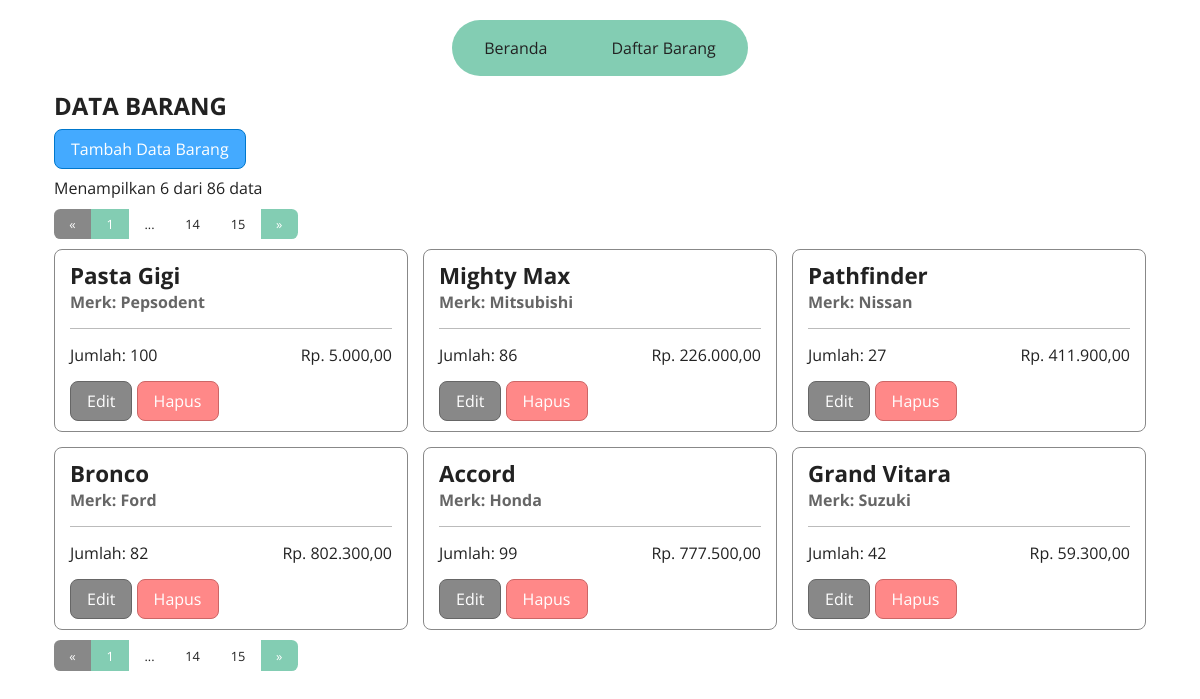
Page /list.php on the committed database.
### tables this page shows
CREATE TABLE `barang` (
  `id` int NOT NULL AUTO_INCREMENT,
  `nama` varchar(50) NOT NULL,
  `merk` varchar(50) NOT NULL,
  `jumlah` mediumint NOT NULL,
  `harga` decimal(10,2) NOT NULL,
  PRIMARY KEY (`id`)
);

### utils.php (called while the page is built, shortened)
<?php
$conn = mysqli_connect(
  env("db_host", "localhost"),
  env("db_user", "root"),
  env("db_pass", "root"),
  env("db_name", "uas_pweb")
);
function env($key, $default = "")
{
  return ENV[$key];
}
function read($tableName, $descending = false, $limit = 0, $offset = 0)
{
  global $conn;
  $query = "SELECT * FROM $tableName";
  if ($descending) $query .= ' ORDER BY id DESC';
  if ($limit > 0) {
    $query .= " LIMIT $limit";
  }
  $result = mysqli_query($conn, $query);
  for ($set = []; $row = mysqli_fetch_assoc($result); $set[] = $row);
  return $set;
}
function countRow($tableName)
{
  global $conn;
  return mysqli_fetch_assoc(
    mysqli_query(
      $conn,
      "SELECT COUNT(*) AS row_count FROM $tableName"
    )
  )['row_count'];
}

### list.php (the view, shortened to what this page needs)
<?php
include "utils.php";
$current_page = 1;
$records_per_page = env("records_per_page", 5);
$daftar_barang = read("barang", true, $records_per_page, ($current_page - 1) * $records_per_page);
$total_barang = countRow("barang");
$max_page = ceil($total_barang / $records_per_page);
$x = 2;
?>
<!DOCTYPE html>
<html lang="en">
<head>
  <?php include 'partials/css.php' ?>
  <link rel="stylesheet" href="css/list.css">
</head>
<body>
  <?php include 'partials/navigasi.php' ?>
  <div class="container">
    <div class="row">
      <div class="col">
        <h2>DATA BARANG</h2>
      </div>
    </div>
    <div class="row">
      <div class="col">
        <label for="modal-radio-tambah" class="btn btn-primary">Tambah Data Barang</label>
      </div>
    </div>
    <div class="row">
      <div class="col">
        <span>Menampilkan <?= count($daftar_barang) ?> dari <?= $total_barang ?> data</span>
      </div>
    </div>
    <?php include 'pagination.php' ?>
    <div class="row justify-content-center">
      <?php foreach ($daftar_barang as $barang) : ?>
        <div class="col-12 col-md-6 col-lg-4">
          <div class="card px-3 py-2">
            <div class="card-header">
              <h5 class="card-title"><?= $barang['nama']; ?></h5>
              <h6 class="card-subtitle text-muted">Merk: <?= $barang['merk']; ?></h6>
            </div>
            <div class="card-body d-flex justify-content-between">
              <p class="card-text">Jumlah: <?= $barang['jumlah']; ?></p>
              <p class="card-text">Rp. <?= number_format($barang['harga'], 2, ",", "."); ?></p>
            </div>
            <div class="card-footer">
              <a href="edit.php?id=<?= $barang['id'] ?>" class="btn btn-secondary">Edit</a>
              <a href="delete.php?id=<?= $barang['id'] ?>" onclick="return confirm('Yakin ingin menghapus data <?= $barang['nama']; ?>')" class="btn btn-danger">Hapus</a>
            </div>
          </div>
        </div>
      <?php endforeach; ?>
    </div>
    <?php include 'pagination.php' ?>
  </div>
  <div class="modal-container position-fixed">
    <div class="container h-100">
      <div class="row align-items-center justify-content-center position-relative h-100">
        <div class="col-12 col-md-8 position-absolute">
        </div>
      </div>
    </div>
  </div>
</body>
</html>

### partials/css.php (shortened to what this page needs)
<link rel="stylesheet" href="css/reset.css">
<link rel="stylesheet" href="css/colors.css">
<link rel="stylesheet" href="css/navigasi.css">
<link rel="stylesheet" href="css/components.css">
<link rel="stylesheet" href="css/modal.css">
<link rel="stylesheet" href="css/alert.css">
<link rel="stylesheet" href="css/media/default.css">
<link rel="stylesheet" href="css/media/small.css">
<link rel="stylesheet" href="css/media/medium.css">
<link rel="stylesheet" href="css/media/large.css">
<link rel="stylesheet" href="css/media/x-large.css">

### partials/navigasi.php
<nav class="my-4">
  <a href="index.php">Beranda</a>
  <a href="list.php">Daftar Barang</a>
</nav>

### pagination.php (shortened to what this page needs)
<div class="pagination my-2">
  <a href="list.php?page=<?= $current_page - 1 ?>" class="prev<?= ($current_page > 1) ? '' : ' disabled' ?>">&laquo;</a>
  <span class="current"><?= $current_page ?></span>
  <?php if ($current_page < $max_page - $x) : ?>
    <span>...</span>
  <?php endif; ?>
  <?php for ($i = max($current_page + 1, $max_page - $x + 1); $i < $max_page + 1; $i++) : ?>
    <a href="list.php?page=<?= $i ?>"><?= $i ?></a>
  <?php endfor; ?>
  <a href="list.php?page=<?= $current_page + 1 ?>" class="next<?= ($current_page < $total_barang / $records_per_page) ? '' : ' disabled' ?>">&raquo;</a>
</div>

### css/colors.css (style rules this page uses)
:root { --green: #83cdb3; --dark-green: #40a07f; --darkest-green: #20503f; --orange: #fbcf71; --white: #ffffff; --black: #222222; --black-alpha: #000c; --light-gray: #bbbbbb; --gray: #888888; --dark-gray: #666666; --red: #ff8888; --dark-red: #cc6666; --darkest-red: #9b3b3b; --blue: #44aaff; --dark-blue: #0077cc; }

### css/navigasi.css (style rules this page uses)
nav { width: max-content; background-color: var(--green); margin: auto; border-radius: 50px; overflow-y: hidden; position: sticky; top: 5px; display: flex; }
nav a { display: inline-block; padding: 0 2em; height: 3.5rem; color: var(--black); text-decoration: none; display: flex; justify-content: center; align-items: center; }

### css/components.css (style rules this page uses)
.container { margin-left: auto; margin-right: auto; }
.row { display: flex; flex-wrap: wrap; --gap: 15px; margin: calc(var(--gap) * -0.5); }
.col, [class*="col-"] { padding: calc(var(--gap) * 0.5); }
.d-flex { display: flex !important; }
.justify-content-center { justify-content: center !important; }
.justify-content-between { justify-content: space-between !important; }
.align-items-center { align-items: center !important; }
.px-3 { padding-left: 15px !important; padding-right: 15px !important; }
.py-2 { padding-top: 10px !important; padding-bottom: 10px !important; }
.my-2 { margin-top: 10px !important; margin-bottom: 10px !important; }
.my-4 { margin-top: 20px !important; margin-bottom: 20px !important; }
.h-100 { height: 100%; }
.btn { font-size: inherit; font-family: inherit; padding: 0.5em 1em; display: inline-block; cursor: pointer; text-decoration: none; transition: background-color 0.2s ease; }
.btn-primary { border: 1px solid var(--dark-blue); background-color: var(--blue); color: var(--white); border-radius: 0.5em; }
.btn-secondary { border: 1px solid var(--dark-gray); background-color: var(--gray); color: var(--white); border-radius: 0.5em; }
.btn-danger { border: 1px solid var(--dark-red); background-color: var(--red); color: var(--white); border-radius: 0.5em; }
.text-muted { color: var(--dark-gray); }
.card { border: 1px solid var(--gray); border-radius: 0.5em; }
.card-header { border-bottom: 1px solid var(--light-gray); padding-bottom: 15px; }
.card-title { font-size: 1.4em; }
.card-subtitle { font-size: 1em; }
.card-body { padding: 15px 0; }
.position-fixed { position: fixed !important; }
.position-absolute { position: absolute !important; }
.position-relative { position: relative !important; }

### css/modal.css (style rules this page uses)
.modal-container { top: 0; left: 0; right: 0; bottom: 0; pointer-events: none; transition: 0.3s ease; }

### css/media/default.css (style rules this page uses)
.container { --gutter-x: 1.5rem; width: 100%; padding: 0 calc(var(--gutter-x)); }
.col { min-width: 8.33333333%; }
.col-12 { width: 100%; }

### css/media/small.css (style rules this page uses)
@media screen and (width >= 576px) { .container { width: 540px; } }

### css/media/medium.css (style rules this page uses)
@media screen and (width >= 768px) { .container { width: 720px; } }
@media screen and (width >= 768px) { .col-md-6 { width: 50%; } }
@media screen and (width >= 768px) { .col-md-8 { width: 66.66666666%; } }

### css/media/large.css (style rules this page uses)
@media screen and (width >= 992px) { .container { width: 960px; } }
@media screen and (width >= 992px) { .col-lg-4 { width: 33.33333333%; } }

### css/media/x-large.css (style rules this page uses)
@media screen and (width >= 1200px) { .container { width: 1140px; } }

### css/list.css (style rules this page uses)
.pagination { display: flex; font-size: 0.8em; }
.pagination * { display: block; padding: 0.5em 1.2em; }
.pagination :is(.current, .prev, .next) { background-color: var(--green); color: var(--white); }
.pagination a { text-decoration: none; color: var(--black); }
.pagination .prev { border-top-left-radius: 0.5em; border-bottom-left-radius: 0.5em; }
.pagination .next { border-top-right-radius: 0.5em; border-bottom-right-radius: 0.5em; }
.pagination .disabled { cursor: not-allowed; pointer-events: none; background-color: var(--gray); }

### rows in the picture
barang: nama "Pasta Gigi", merk "Pepsodent", jumlah "100", harga "5.000,00"
barang: nama "Mighty Max", merk "Mitsubishi", jumlah "86", harga "226.000,00"
barang: nama "Pathfinder", merk "Nissan", jumlah "27", harga "411.900,00"
barang: nama "Bronco", merk "Ford", jumlah "82", harga "802.300,00"
barang: nama "Accord", merk "Honda", jumlah "99", harga "777.500,00"
barang: nama "Grand Vitara", merk "Suzuki", jumlah "42", harga "59.300,00"

### other values in the picture
count($daftar_barang) "6"
$total_barang "86"
$current_page "1 1"
